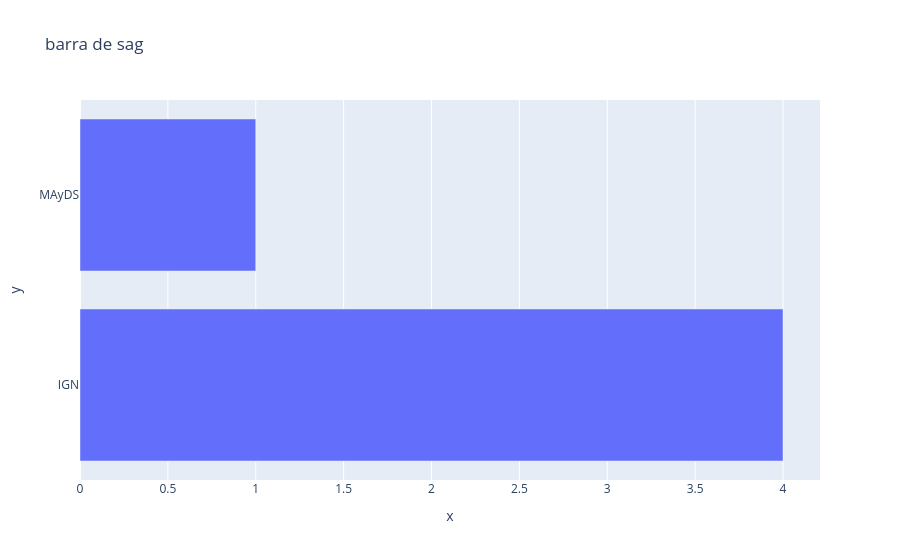

The cell this chart's notebook holds for it:
### Markdown cell above
6.
¿sabian que la informacion sag muestra el nombre de la autoridad responsable de la informacion utilizada?
eso me hace preguntar: ¿cual autoridad tiene mas informacion utilizada?

### Code cell
h = areas["sag"].head(5).value_counts()
px.bar(data_frame = h, x = h.values, y = h.index, title = "barra de sag").show()

### Figure 1 — Plotly figure (JSON) as saved in the notebook; plotly's stock layout.template omitted (floating-point values rounded to 4 significant figures)
{"data": [{"hovertemplate": "x=%{x}<br>y=%{y}<extra></extra>", "legendgroup": "", "marker": {"color": "#636efa", "pattern": {"shape": ""}}, "name": "", "orientation": "h", "showlegend": false, "textposition": "auto", "type": "bar", "x": [4, 1], "xaxis": "x", "y": ["IGN", "MAyDS"], "yaxis": "y"}], "layout": {"barmode": "relative", "legend": {"tracegroupgap": 0}, "title": {"text": "barra de sag"}, "xaxis": {"anchor": "y", "domain": [0, 1], "title": {"text": "x"}}, "yaxis": {"anchor": "x", "domain": [0, 1], "title": {"text": "y"}}}}
